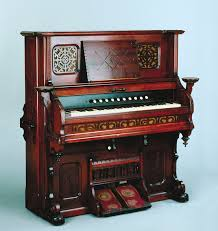
#> input picture 01/1.jpg, 218 x 231 px, found by its file name
$ jupyter execute b16.ipynb
#> lines starting #> are read from the running program, lines starting #| are printed output that depends on the picture
[cell 1]
from PIL import Image
import numpy as np
import matplotlib.pyplot as plt
from scipy import ndimage

[cell 2]
img_path = 'C:\\Users\\ADMIN\\Desktop\\TranTien\\ThiGiacMayTinh\\01\\1.jpg'
image = Image.open(img_path)
#> image is the input picture: PIL image 218x231 RGB; mean R, G, B 129.4, 125.7, 126.7

[cell 3]
plt.imshow(image)

[cell 4]
gray_image = image.convert('L')
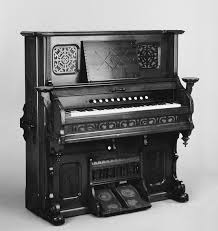
#> gray_image: PIL image 218x231 L; min 0, max 254, mean 126.9

[cell 5]
plt.imshow(gray_image)

[cell 6]
image_a = np.array(gray_image)

[cell 7]
#Làm mờ ảnh xám với bộ lọc Gaussian
blurred_image_a = ndimage.gaussian_filter(image_a, sigma=1, mode="constant")
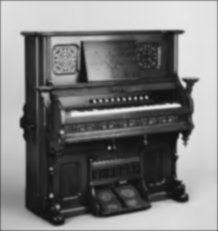
#> blurred_image_a: shape (231, 218); min 16, max 235, mean 124.6
blurred_image_b = ndimage.gaussian_filter(image_a, sigma=3, mode="constant")
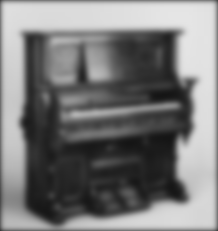
#> blurred_image_b: shape (231, 218); min 21, max 229, mean 121.5
blurred_image_c = ndimage.gaussian_filter(image_a, sigma=5, mode="constant")
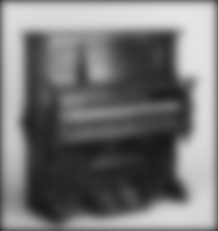
#> blurred_image_c: shape (231, 218); min 25, max 229, mean 118.5

[cell 8]
     #Hiện thị ảnh
fig, axs = plt.subplots(2,2, figsize=(10,8))
plt.subplot(2,2,1)
plt.imshow(gray_image, cmap = 'gray')
plt.title('Ảnh xám gốc')

plt.subplot(2,2,2)
plt.imshow(blurred_image_a, cmap = 'gray')
plt.title('sigma = 1')

plt.subplot(2,2,3)
plt.imshow(blurred_image_b, cmap = 'gray')
plt.title('sigma = 3')

plt.subplot(2,2,4)
plt.imshow(blurred_image_c, cmap = 'gray')
plt.title('sigma = 5')

$ run again, with 01/4.jpg copied over 01/1.jpg
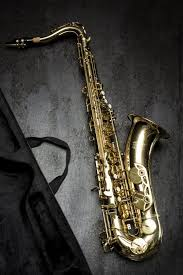
#> input picture 01/4.jpg, 183 x 275 px, found by its file name
#> image is the input picture: PIL image 183x275 RGB; mean R, G, B 63.3, 60.6, 54.8
#> `blurred_image_a = ndimage.gaussian_filter(image_a, sigma=1, mode="cons..`:
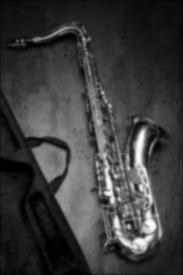
#> blurred_image_a: shape (275, 183); min 0, max 250, mean 59.6
#> `blurred_image_c = ndimage.gaussian_filter(image_a, sigma=5, mode="cons..`:
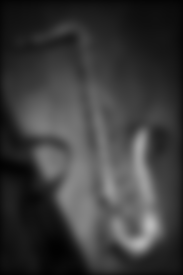
#> blurred_image_c: shape (275, 183); min 1, max 187, mean 58.8
